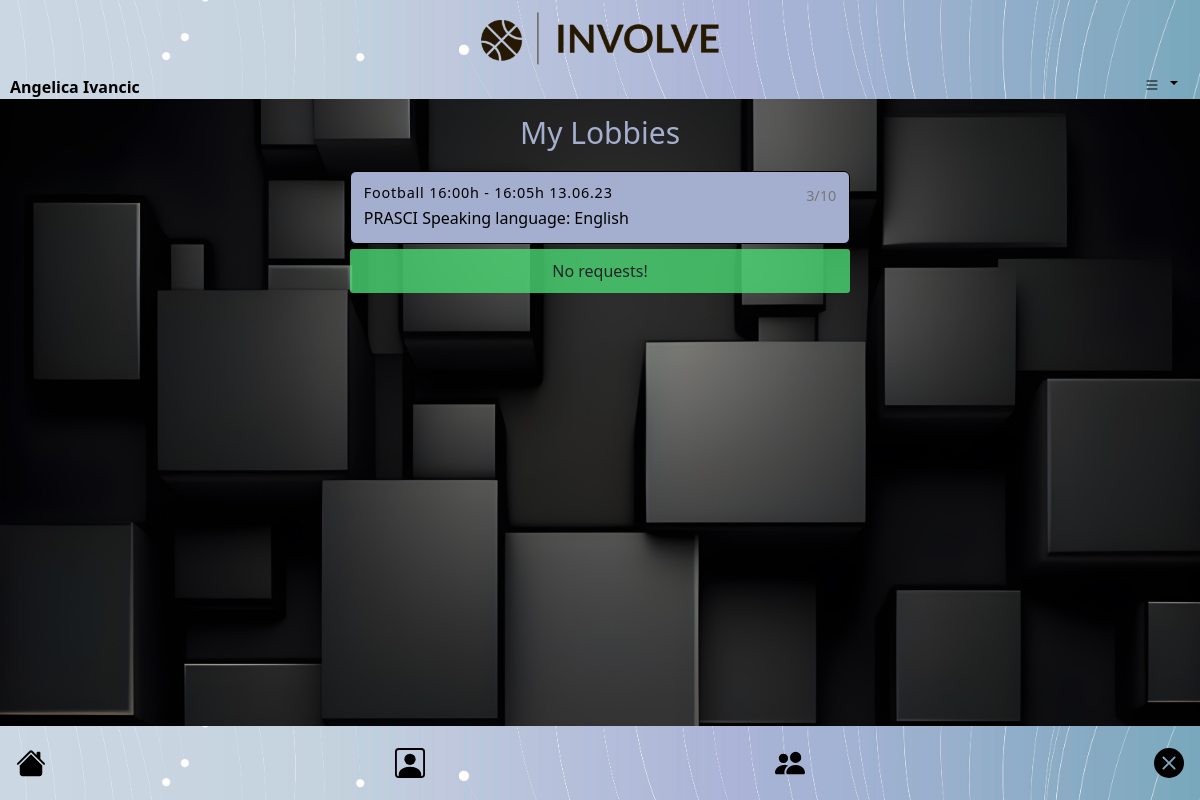
The page /lobbies (signed in) on the database its author committed.
### tables this page shows
CREATE TABLE 'groups' ('group_id' INTEGER PRIMARY KEY NOT NULL, 'name' TEXT, 'code' TEXT,'language' TEXT,'sport' TEXT,'location_lati' TEXT,'location_long' TEXT,'date' TEXT,'size' INTEGER,'start_time' TEXT,'end_time' TEXT, 'creator_id' INTEGER, 'creator_name' TEXT, "vote" INTEGER DEFAULT (0));

### app.py (the view)
@app.route("/lobbies", methods=["GET", "POST"])
@login_required
def lobbies():
    user = session.get("user_id")
    join_requests = db.execute("SELECT groups.*, user_counts.user_count FROM groups JOIN user_groups ON groups.group_id = user_groups.group_id JOIN (SELECT user_groups.group_id, SUM(CASE WHEN user_groups.status = 1 THEN 1 ELSE 0 END) || '/' || groups.size AS user_count FROM user_groups JOIN groups ON user_groups.group_id = groups.group_id WHERE user_groups.group_id IN (SELECT group_id FROM user_groups WHERE user_id = ?) GROUP BY user_groups.group_id) AS user_counts ON groups.group_id = user_counts.group_id WHERE user_groups.user_id = ? AND user_groups.status = 0 AND user_groups.send = 0", user, user )
    sent_requests = db.execute("SELECT users_info.id, users_info.name || ' ' || users_info.surname AS name, users_info.city, users_info.lang1, user_groups.group_id, user_groups.status, groups.name AS group_name, user_groups.send FROM users_info JOIN user_groups ON users_info.id = user_groups.user_id JOIN groups ON user_groups.group_id = groups.group_id WHERE user_groups.group_id IN (SELECT group_id FROM user_groups WHERE user_id = ? AND creator = 1) AND user_groups.send = 2 AND user_groups.status = 0", user)
    groups_names = db.execute("SELECT groups.* , SUM(CASE WHEN user_groups.status = 1 THEN 1 ELSE 0 END) || '/' || groups.size AS user_count, groups.start_time || 'h - ' || groups.end_time || 'h ' || groups.date AS time FROM groups JOIN user_groups ON groups.group_id = user_groups.group_id  WHERE groups.group_id IN (SELECT group_id FROM user_groups WHERE user_id = ? AND status = 1) GROUP BY groups.group_id;", user)
    name = user_name(user, db)
    return render_template('lobbies.html', groups=groups_names, requests=join_requests, sent_requests=sent_requests, name=name)

### helpers.py (called while the page is built)
def login_required(f):
    @wraps(f)
    def decorated_function(*args, **kwargs):
        if session.get("user_id") is None:
            return redirect("/login")
        return f(*args, **kwargs)
    return decorated_function

def user_name(user_id, db):
    user_data = db.execute("SELECT name, surname FROM users_info WHERE id = ?", user_id)
    if user_data:
        name = user_data[0]["name"] + " " + user_data[0]["surname"]
        return(name)
    else:
        return "User data not found."

### templates/lobbies.html (shortened to what this page needs)
{% extends "layout_user.html" %}
{% block main %}
{% if groups %}
<div style="margin-top: 10;">
  <h3 style="font-size: 30px; color: #a4afcf; margin-bottom: 20px; margin-top: 10px;">My Lobbies</h3>
</div>
<div class="list-group">
  {% for row in groups %}
  <a href="#" class="list-group-item list-group-item-action active" aria-current="true" onclick="navigateToURL('/lobby?group_id={{ row['group_id'] }}&group_name={{ row['name'] }}')">
    <div class="d-flex w-100 justify-content-between">
      <h5 class="mb-1">{{ row['sport'] }} {{ row['time'] }}</h5>
      <small>{{ row["user_count"] }}</small>
    </div>
    <div class="group-info">
      <p class="mb-0">{{ row['name']}} Speaking language: {{ row['language']}}</p>
    </div>
  </a>
  {% endfor %}
</div>
  {% else %}
  <div class="message-alert">No groups!</div>
  {% endif %}
    {% if sent_requests%}
    <div class="list-group" style="font-size: small; b">
    {% for row in sent_requests %}
    <div class="list-group-item list-group-item-action active" style="padding: 2px; width: auto, min-width: 300px;">
    <div class="d-flex w-100 justify-content-between" style="font-size: medium;">
      <p class="mb-0"><a onclick="navigateToURL('/profile?user_id={{ row['id'] }}')" style="font-weight: bold;">{{ row['name']}}</a> Wonts to join Your group {{ row["group_name"] }}</p>
    </div>
    <div class="group-info" style="justify-content: center;">
      <p class="mb-0" onclick="window.location.href='/join_request?user_id={{ row['id'] }}&group_id={{ row['group_id']}}';" style="margin-right: 5px;">ADD <svg xmlns="http://www.w3.org/2000/svg" width="25" height="25" fill="#1E90FF" class="bi bi-check-circle" viewBox="0 0 16 18">
        <path d="M8 15A7 7 0 1 1 8 1a7 7 0 0 1 0 14zm0 1A8 8 0 1 0 8 0a8 8 0 0 0 0 16z"/>
        <path d="M10.97 4.97a.235.235 0 0 0-.02.022L7.477 9.417 5.384 7.323a.75.75 0 0 0-1.06 1.06L6.97 11.03a.75.75 0 0 0 1.079-.02l3.992-4.99a.75.75 0 0 0-1.071-1.05z"/>
      </svg></p>
      <p class="mb-0" onclick="window.location.href='/delete_request?user_id={{ row['id'] }}&group_id={{ row['group_id']}}';" tyle="margin-left: 5px;">DELETE <svg xmlns="http://www.w3.org/2000/svg" width="25" height="25" fill="red" class="bi bi-x-circle" viewBox="0 0 16 18">
        <path d="M8 15A7 7 0 1 1 8 1a7 7 0 0 1 0 14zm0 1A8 8 0 1 0 8 0a8 8 0 0 0 0 16z"/>
        <path d="M4.646 4.646a.5.5 0 0 1 .708 0L8 7.293l2.646-2.647a.5.5 0 0 1 .708.708L8.707 8l2.647 2.646a.5.5 0 0 1-.708.708L8 8.707l-2.646 2.647a.5.5 0 0 1-.708-.708L7.293 8 4.646 5.354a.5.5 0 0 1 0-.708z"/>
      </svg></p>
    </div>
    </div>
    {% endfor %}
  </div>
    {% else %}
    <div class="message-alert">No requests!</div>
    {% endif %}
{% endblock %}

### static/css/styles.css (style rules this page uses)
.list-group { display: flex; align-items: center; justify-content: center; margin: 0 auto; max-width: 500px; color: #a4afcf; }
.list-group-item { display: block; padding: 0.8rem; color: #333; text-decoration: none; background-color: #f8f9fa; border: 1px solid #ccc; border-color: #a4afcf; }
.list-group-item.active { background-color: #a4afcf; border-color: #000000; color: #000; }
.list-group-item .mb-1 { margin-bottom: 0.3rem; font-size: 0.9rem; line-height: 1.1; letter-spacing: 0.05rem; }
.list-group-item small { font-size: 0.9rem; color: #777; margin-left: 40px; }
.list-group-item h5 { margin-bottom: 0.3rem; font-size: 1rem; line-height: 1.1; letter-spacing: 0.05rem; }
.group-info { display: flex; align-items: center; }
.message-alert { display: flex; align-items: center; justify-content: center; margin: 5px auto; max-width: 500px; padding: 10px; background-color: rgba(76, 217, 116, 0.8); border-radius: 3px; }

### rows shown on the page
groups: sport "Football", time "16:00h - 16:05h 13.06.23", user_count "3/10", name "PRASCI", language "English"

### other values the page prints
{{ name }} "Angelica Ivancic"
